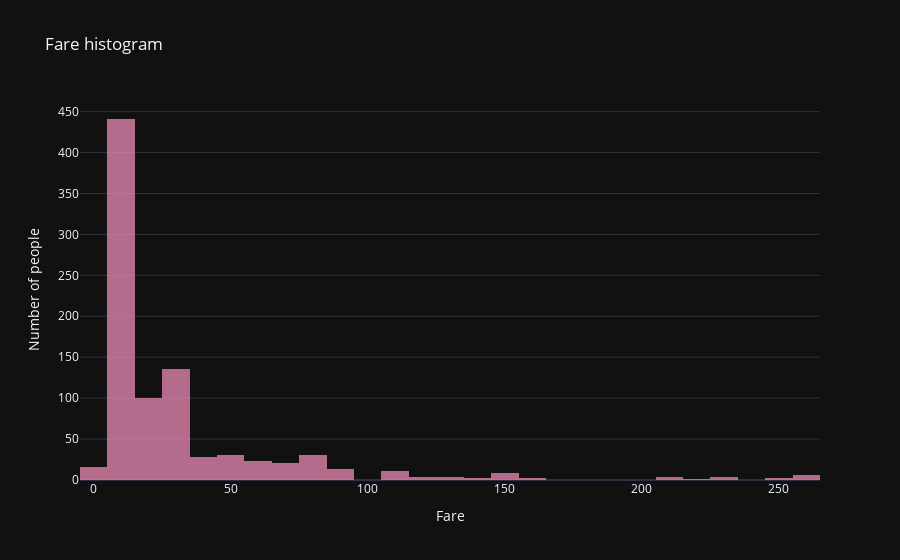

Here is the notebook cell this chart was saved with:
### Markdown cell above
<h3>How much money people have spent to participate in the cruise?</h3>

### Code cell
fig = go.Figure()

fig.add_trace(go.Histogram(
    x=data_droped_out['Fare'],
    name='Female',
    marker_color='#EB89B5',
    opacity=0.75
))

fig.update_layout(
    xaxis_title_text='Fare',
    yaxis_title_text='Number of people',
    title_text='Fare histogram',
    template='plotly_dark',
)

### Figure 1 — Plotly figure (JSON) as saved in the notebook; plotly's stock layout.template omitted (floating-point values rounded to 4 significant figures; data arrays with more than 128 entries replaced by an {"elided": "..."} marker saying what was removed)
{"data": [{"marker": {"color": "#EB89B5"}, "name": "Female", "opacity": 0.75, "type": "histogram", "x": {"elided": "888 float values"}}], "layout": {"title": {"text": "Fare histogram"}, "xaxis": {"title": {"text": "Fare"}}, "yaxis": {"title": {"text": "Number of people"}}}}
